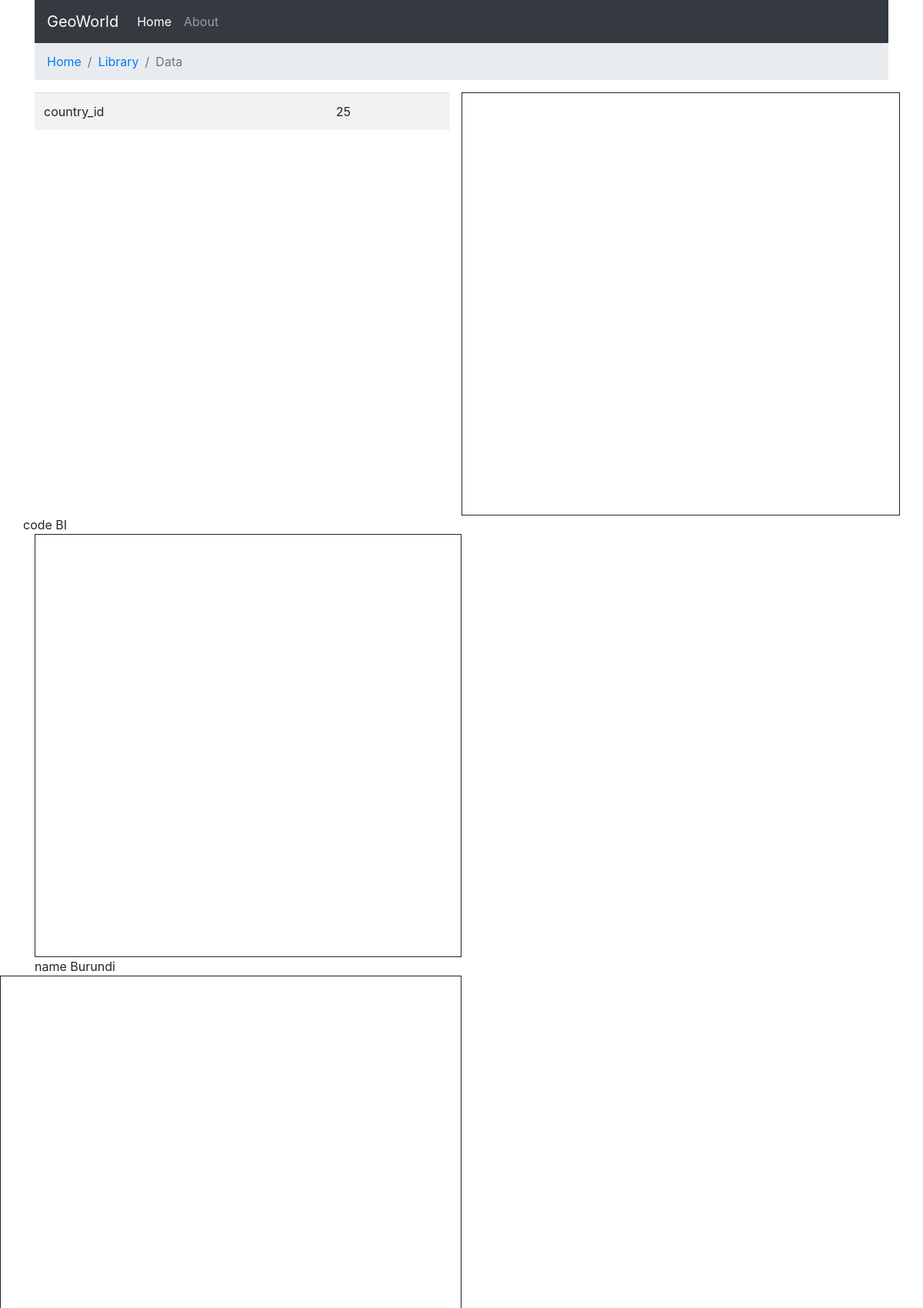
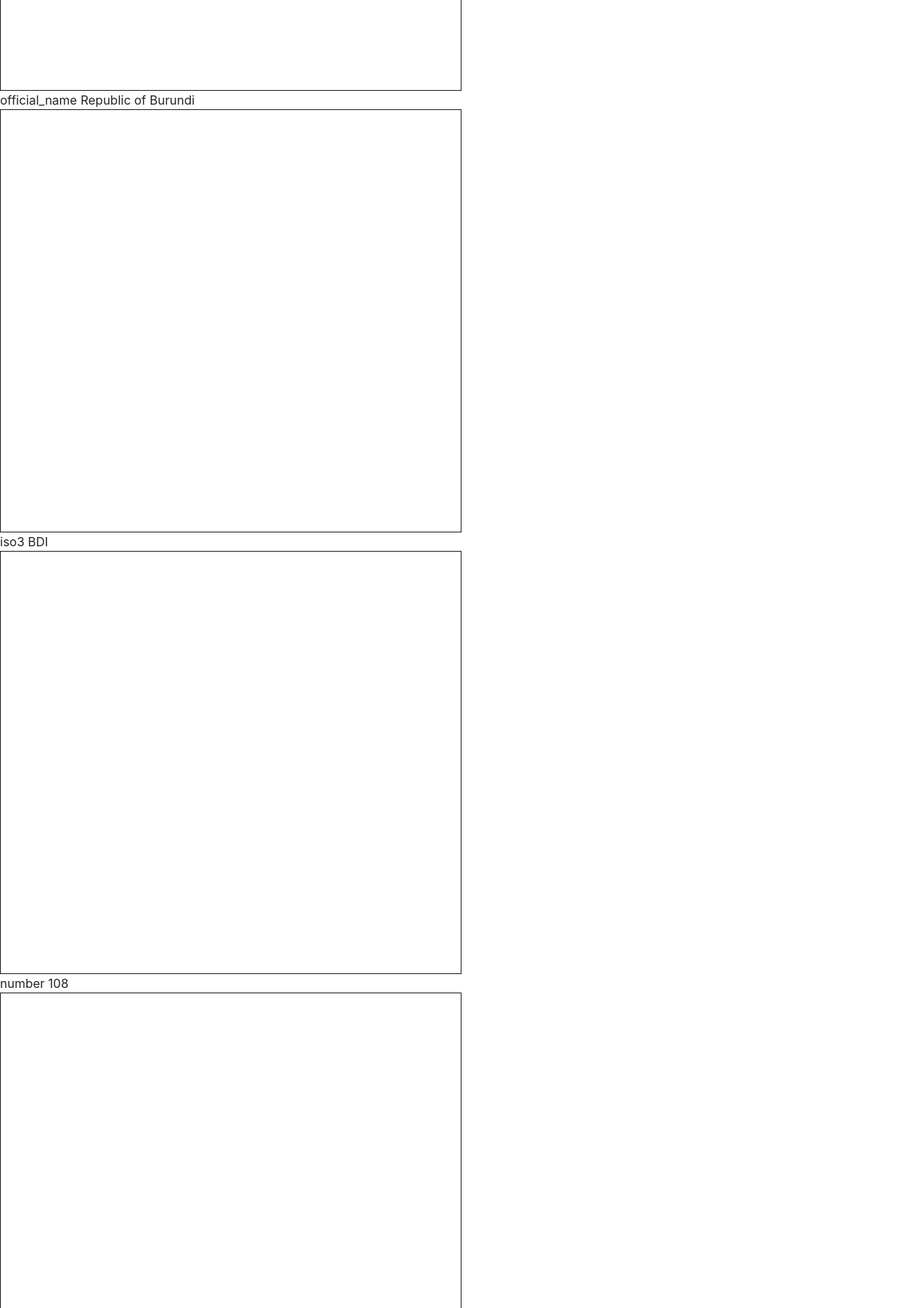
Screenshot of /country.php?code=BI (upper part) with the database file from the repository (2 pictures, top to bottom).
### tables this page shows
CREATE TABLE `countries` (
  `country_id` int(11) NOT NULL,
  `code` char(2) NOT NULL COMMENT 'Two-letter country code (ISO 3166-1 alpha-2)',
  `name` varchar(64) NOT NULL COMMENT 'English country name',
  `official_name` varchar(128) NOT NULL COMMENT 'Official English country name',
  `iso3` char(3) NOT NULL COMMENT 'Three-letter country code (ISO 3166-1 alpha-3)',
  `number` smallint(3) UNSIGNED ZEROFILL NOT NULL COMMENT 'Three-digit country number (ISO 3166-1 numeric)',
  `currency` varchar(128) NOT NULL,
  `capital` varchar(128) NOT NULL,
  `area` int(11) NOT NULL,
  `continent_code` char(2) NOT NULL,
  `coords` varchar(255) NOT NULL,
  `display_order` int(3) NOT NULL DEFAULT '900'
);

### functions.php (called while the page is built, shortened)
<?php
function getCountry (PDO $connection, $code) {
    $sql = "SELECT * FROM countries " . "WHERE code=?";
    $stmt = $connection->prepare($sql);
    $stmt->execute([$code]);
    $country = $stmt->fetch();
    return $country;
}

### country.php (the view, shortened to what this page needs)
<?php
include("functions.php");
$connection = connect();
$code = $_GET['code'];
$country = getCountry($connection, $code);
?>
<?php include("header.php"); ?>
<main>
    <div class="container">
        <div class="row">
            <div class="col-6">
                <table class="table table-striped">
                    <?php foreach($country as $countryItem => $description ) : ?>
                        <tr>
                            <td><?= $countryItem ?></td>
                            <td><?= $description ?></td>
                        </tr>
                </table>
            </div>
            <div id="map" class="col-6" style="height: 550px; border: 1px solid;">
            </div>
            <?php endforeach; ?>
</main>
<?php include("footer.php"); ?>

### rows the page displays
countries: country_id "25", code "BI", name "Burundi", official_name "Republic of Burundi", iso3 "BDI", number "108"

### other values shown
$countryItem "country_id"
$countryItem "code"
$countryItem "name"
$countryItem "official_name"
$countryItem "iso3"
$countryItem "number"
